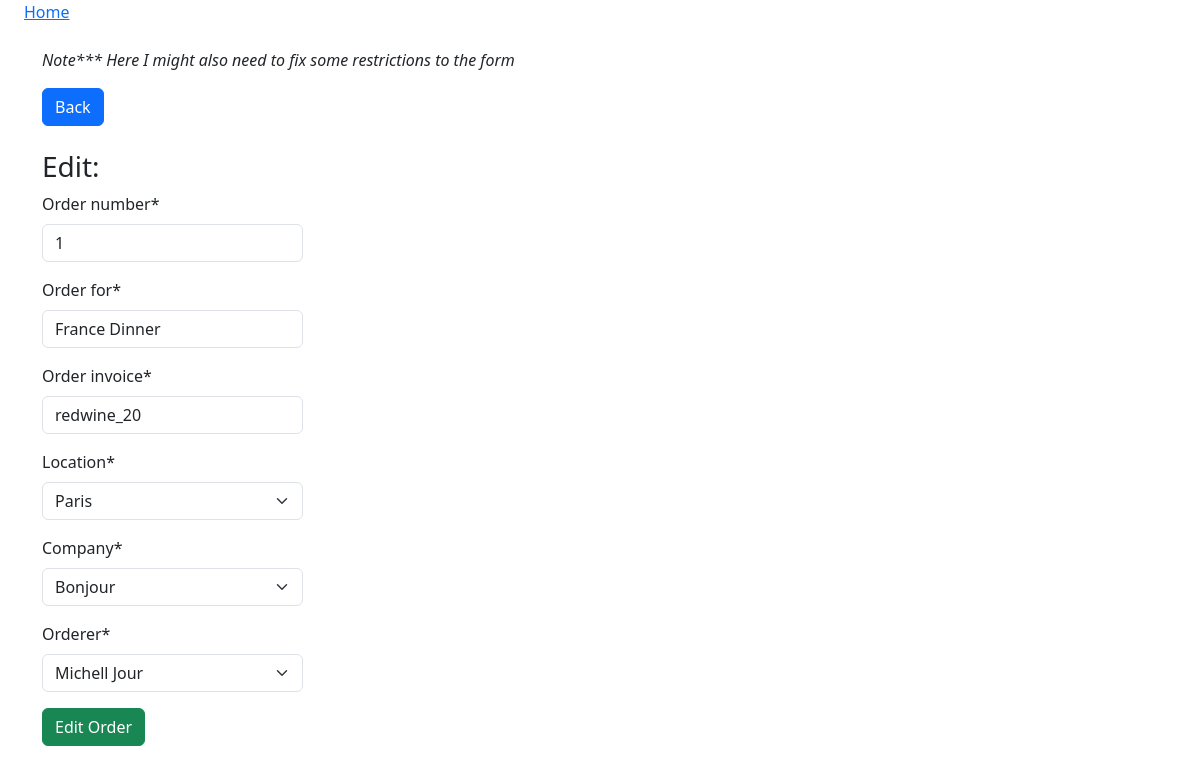
/order_summary/edit/2/, run on the app's committed database.
### htmx_tests/models.py (models this page shows, shortened)
class OrderSummary(models.Model):
    order_number = models.IntegerField()
    order_for = models.CharField(max_length=200)
    order_invoice = models.CharField(max_length=200)
    location = models.ForeignKey(Location, on_delete=models.CASCADE)
    company = models.ForeignKey(Company, on_delete=models.CASCADE)
    orderer = models.ForeignKey(Orderer, on_delete=models.CASCADE)
    history = HistoricalRecords()
    class Meta:
        unique_together = ('location', 'order_number')

### htmx_tests/views.py (the view)
# urls.py: path("order_summary/edit/<int:pk>/", views.OrderSummaryEdit.as_view(), name="order_summary_edit"),
class OrderSummaryEdit(UpdateView):
    model = OrderSummary
    template_name = 'htmx_tests/order_summary_edit.html'
    fields = '__all__'
    success_url = reverse_lazy('htmx_tests:order_summary_list')

### htmx_tests/models.py (called while the page is built)
    def __str__(self):
        return self.place

    def __str__(self):
        return self.name

    def __str__(self):
        return self.orderer

### htmx_tests/templates/htmx_tests/order_summary_edit.html (shortened to what this page needs)
{% extends "base.html" %}
{% load crispy_forms_tags %}
{% load crispy_forms_filters %}
{% block content %}
<div class="container mt-4">
    <p class="fst-italic">Note*** Here I might also need to fix some restrictions to the form</p>
    <div class="row mb-3">
        <div class="col-md-6">
            <a href="{% url 'htmx_tests:order_summary_list'%}" class="btn btn-primary">Back</a>
        </div>
    </div>
    <div class="row mt-4">
        <h3>Edit: {{order.order_number}}</h3>
        <div class="col-md-3">
            <form action="" method="post">
                {{form|crispy}}
                <button class="btn btn-success" type="submit">
                    Edit Order
                </button>
            </form>
        </div>
    </div>
</div>
{% endblock content %}

### data on the page
OrderSummary: order_number "1", order_for "France Dinner", order_invoice "redwine_20", location "Paris", company "Bonjour", orderer "Michell Jour"
